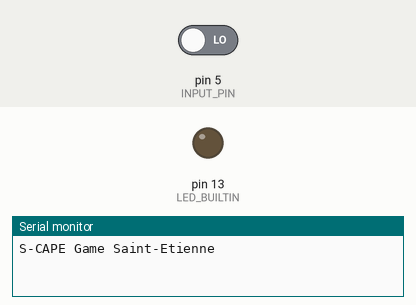
Recording of a sketch running on a simulated Arduino Uno, built with avr-gcc and run on an emulated ATmega328P. Parts: output pins drawn as LEDs (lit = HIGH), the last lines printed to the serial monitor. The inputs (shaded band) are chosen by the test bench; at power-on: pin 5 (INPUT_PIN) LOW. Storage starts empty; the audio player accepts every command and is not drawn.

Above: at 1.2 s.
1.3 s: pin 5 (INPUT_PIN) driven HIGH
At 1.9 s:
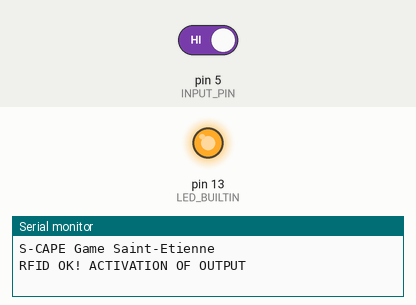
2.8 s: pin 5 (INPUT_PIN) driven LOW
At 5.3 s:
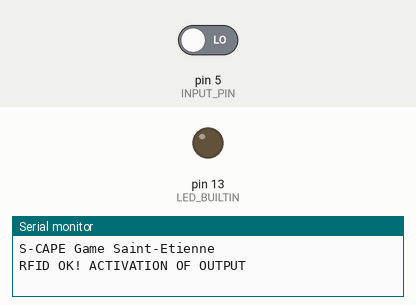
Timing chart, 0 to 6.8 s (numbered marks = the images above; inputs shaded):
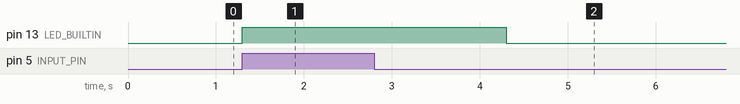

Measured:
- after the input at 1.3 s, pin 13 (LED_BUILTIN): LOW → HIGH at once
- after the input at 2.8 s, pin 13 (LED_BUILTIN): HIGH → LOW after 1.5 s

The sketch:

music-player-no-accelerate.ino
```cpp
/**************************************************************************/
/*!
    @file     pn532_reader
    @author   Martin CORNU

This program read in loop RFID reader.
If a tag is present, it checks its ID and if the ID is correct it trigger an output.
*/
/**************************************************************************/
#include <Wire.h>
#include <SPI.h>
#include "SD.h"
#include "TMRpcm.h"
#include "SPI.h"

#define DEBUG

#define SD_CS_PIN             10    /* Pin sur laquelle est branche la pin CS du module carte SD */
#define SPEAKER_PIN           9     /* Pin sur laquelle est branche le positif du haut parleur */

#define VOLUME      4               /* Volume (best quality at 4) */
#define FILENAME    "test.wav"    /* Wave file name to play */
#define OUTPUT_STATE_ON HIGH

#define INPUT_PIN 5 /* set to 1 to start playing audio */

TMRpcm tmrpcm;

void setup(void) {
  #ifdef DEBUG
  Serial.begin(115200);
  Serial.println("S-CAPE Game Saint-Etienne");
  #endif

  pinMode(LED_BUILTIN,OUTPUT);
  digitalWrite(LED_BUILTIN,LOW);

  pinMode(INPUT_PIN, INPUT);
  digitalWrite(INPUT_PIN, LOW);

  tmrpcm.speakerPin=SPEAKER_PIN;
  if(!SD.begin(SD_CS_PIN))
  {
    #ifdef DEBUG
    Serial.println("SD fail");
    #endif
    return;
  }
  tmrpcm.setVolume(VOLUME);
}


void loop(void) {
    if(digitalRead(INPUT_PIN) == HIGH)
    {
      digitalWrite(LED_BUILTIN,HIGH);
      #ifdef DEBUG
      Serial.println("RFID OK! ACTIVATION OF OUTPUT");
      #endif
      /* play sound */
      tmrpcm.play(FILENAME);
      delay(3000);
    }
    else
    {
      digitalWrite(LED_BUILTIN,LOW);
    }
}
```
